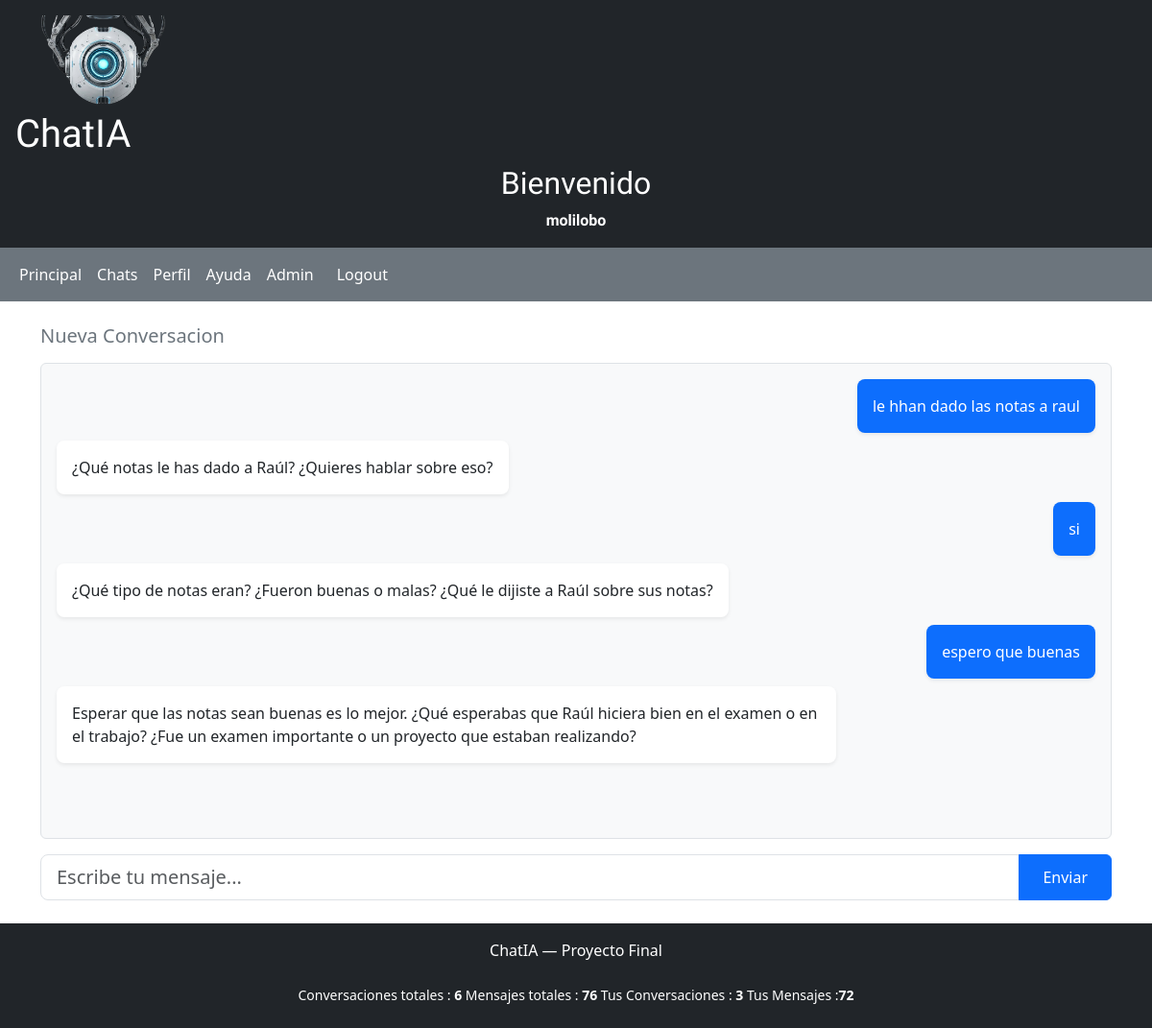
The page /chat/3/ (signed in) on the database as committed earlier.
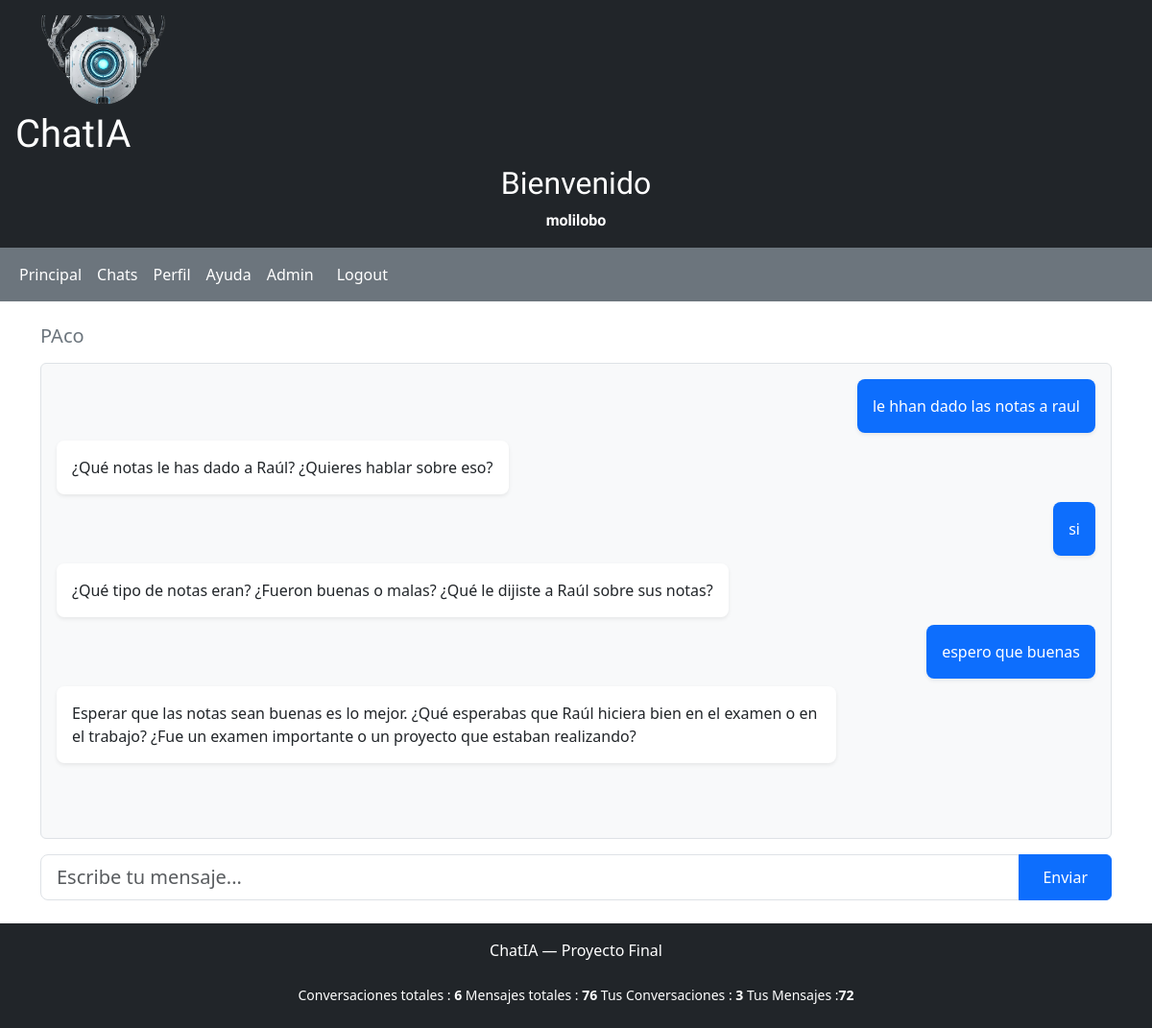
The same page on the database as committed later.
### chat/models.py (models this page shows, shortened)
class Conversacion(models.Model):
        usuario = models.ForeignKey(User, on_delete=models.CASCADE)
        titulo  = models.CharField(max_length=100)
        creada = models.DateTimeField(auto_now_add=True)

### chat/views.py (the view, shortened to what this page needs)
# urls.py: path('chat/<int:id>/',views.chat_detalle,name='chat_detalle'),
@login_required
def chat_detalle(request,id):
    conv = get_object_or_404(Conversacion,id=id,usuario=request.user)
    mensaje = conv.mensaje_set.order_by('creado')
    return render(request,"chat/chat_detalle.html",{
            'conv':conv,
            'mensaje':mensaje})

### chat/context_processor.py (called while the page is built)
def metricas_globales(request):
    total_conversaciones = Conversacion.objects.count()
    total_mensajes = Mensaje.objects.count()
    conv_usuarios = 0
    mensa_usuarios = 0
    if request.user.is_authenticated:
        conv_usuarios = Conversacion.objects.filter(usuario=request.user).count()
        mensa_usuarios = Mensaje.objects.filter(conversacion__usuario=request.user).count()
    return {
            'total_conversaciones': total_conversaciones,
            'total_mensajes': total_mensajes,
            'conv_usuario': conv_usuarios,
            'mensa_usuario': mensa_usuarios,
    }

### chat/templates/chat/chat_detalle.html (shortened to what this page needs)
{% extends "chat/base.html" %}
{% block content %}
<div class="d-flex flex-column" style="height: 75vh;">
    <h5 class="mb-3 text-secondary">{{ conv.titulo }}</h5>
    <div id="mensajes" class="flex-grow-1 overflow-auto mb-3 p-3 rounded"
         style="background:#f8f9fa; border: 1px solid #dee2e6;">
        {% if mensaje %}
            {% for msg in mensaje %}
                <div class="d-flex {% if msg.rol == 'User' %}justify-content-end{% else %}justify-content-start{% endif %} mb-2">
                    <div class="p-3 rounded-3 shadow-sm"
                         style="max-width:75%;
                                background: {% if msg.rol == 'User' %}#0d6efd{% else %}#ffffff{% endif %};
                                color: {% if msg.rol == 'User' %}#ffffff{% else %}#212529{% endif %};">
                        {{ msg.contenido }}
                    </div>
                </div>
            {% endfor %}
        {% else %}
            <p class="text-center text-muted mt-5">Escribe el primer mensaje.</p>
        {% endif %}
    </div>
<form hx-post="/chat/{{ conv.id }}/"
      hx-target="#mensajes"
      hx-swap="innerHTML"
      hx-on="htmx:afterRequest: this.reset()">
    <div class="input-group">
        <input type="text" name="mensaje" class="form-control form-control-lg"
               placeholder="Escribe tu mensaje..." autocomplete="off">
        <button class="btn btn-primary px-4" type="submit">Enviar</button>
    </div>
</form>
</div>
{% endblock %}

Rows that differ between the two databases and show on the page:
changed Conversacion: titulo "Nueva Conversacion" → "PAco"
